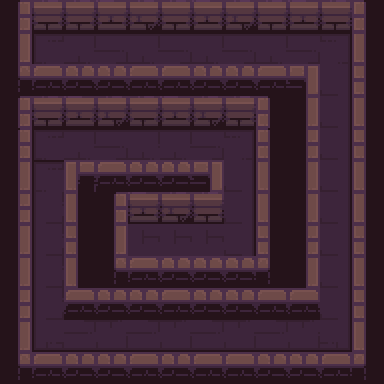

This game map was drawn from its Tiled (.tmx) file and the tilesets committed beside it. A one-line description and the full map source follow:
An orthogonal 12x12 tile map with 32x32 px tiles, 1 tile layer (floor) and 47 objects (hero-start).

<map version="1.2" tiledversion="1.2.4" orientation="orthogonal" renderorder="right-down" width="12" height="12" tilewidth="32" tileheight="32" infinite="0" nextlayerid="6" nextobjectid="52">
 <properties>
  <property name="message" value="Go go go go" />
 </properties>
 <tileset firstgid="1" source="../maps/dungeon-tileset.tsx" />
 <layer id="5" name="floor" width="12" height="12">
  <data encoding="csv">
1,2,2,3,4,2,3,4,2,3,5,6,
31,12,13,14,13,14,13,14,13,14,15,16,
41,42,43,44,45,42,43,44,45,54,25,26,
1,2,3,4,2,3,4,5,6,11,25,16,
1,12,13,14,13,13,14,15,6,21,25,26,
11,12,51,42,43,44,54,25,16,31,25,36,
21,22,16,1,3,4,5,25,16,11,25,16,
31,22,26,11,23,23,23,25,26,21,25,26,
11,22,36,41,42,43,44,43,46,31,25,16,
21,22,42,43,44,45,43,44,45,45,25,26,
31,32,33,34,33,34,33,34,33,34,35,36,
41,42,43,44,45,44,45,42,43,44,45,46
</data>
 </layer>
 <objectgroup id="4" name="objects">
  <object id="3" gid="85" x="128" y="256" width="32" height="32" />
  <object id="4" gid="101" x="64" y="64" width="32" height="32">
   <properties>
    <property name="offset" type="int" value="0" />
   </properties>
  </object>
  <object id="5" gid="101" x="96" y="64" width="32" height="32">
   <properties>
    <property name="offset" type="int" value="200" />
   </properties>
  </object>
  <object id="6" gid="101" x="128" y="64" width="32" height="32">
   <properties>
    <property name="offset" type="int" value="400" />
   </properties>
  </object>
  <object id="7" gid="101" x="160" y="64" width="32" height="32">
   <properties>
    <property name="offset" type="int" value="600" />
   </properties>
  </object>
  <object id="8" gid="101" x="192" y="64" width="32" height="32">
   <properties>
    <property name="offset" type="int" value="800" />
   </properties>
  </object>
  <object id="9" gid="101" x="224" y="64" width="32" height="32" />
  <object id="10" gid="101" x="256" y="64" width="32" height="32">
   <properties>
    <property name="offset" type="int" value="1200" />
   </properties>
  </object>
  <object id="11" gid="101" x="288" y="64" width="32" height="32">
   <properties>
    <property name="offset" type="int" value="1400" />
   </properties>
  </object>
  <object id="12" gid="101" x="320" y="96" width="32" height="32">
   <properties>
    <property name="offset" type="int" value="1800" />
   </properties>
  </object>
  <object id="13" gid="101" x="320" y="128" width="32" height="32">
   <properties>
    <property name="offset" type="int" value="2000" />
   </properties>
  </object>
  <object id="14" gid="101" x="320" y="160" width="32" height="32">
   <properties>
    <property name="offset" type="int" value="2200" />
   </properties>
  </object>
  <object id="15" gid="101" x="320" y="192" width="32" height="32">
   <properties>
    <property name="offset" type="int" value="2400" />
   </properties>
  </object>
  <object id="16" gid="101" x="320" y="224" width="32" height="32">
   <properties>
    <property name="offset" type="int" value="2600" />
   </properties>
  </object>
  <object id="17" gid="101" x="320" y="256" width="32" height="32">
   <properties>
    <property name="offset" type="int" value="2800" />
   </properties>
  </object>
  <object id="18" gid="101" x="320" y="288" width="32" height="32">
   <properties>
    <property name="offset" type="int" value="3000" />
   </properties>
  </object>
  <object id="19" gid="101" x="320" y="320" width="32" height="32">
   <properties>
    <property name="offset" type="int" value="3200" />
   </properties>
  </object>
  <object id="20" gid="101" x="288" y="352" width="32" height="32">
   <properties>
    <property name="offset" type="int" value="3600" />
   </properties>
  </object>
  <object id="21" gid="101" x="256" y="352" width="32" height="32">
   <properties>
    <property name="offset" type="int" value="3800" />
   </properties>
  </object>
  <object id="22" gid="101" x="192" y="352" width="32" height="32">
   <properties>
    <property name="offset" type="int" value="4200" />
   </properties>
  </object>
  <object id="23" gid="101" x="224" y="352" width="32" height="32">
   <properties>
    <property name="offset" type="int" value="4000" />
   </properties>
  </object>
  <object id="24" gid="101" x="160" y="352" width="32" height="32">
   <properties>
    <property name="offset" type="int" value="4400" />
   </properties>
  </object>
  <object id="25" gid="101" x="128" y="352" width="32" height="32">
   <properties>
    <property name="offset" type="int" value="4600" />
   </properties>
  </object>
  <object id="26" gid="101" x="96" y="352" width="32" height="32">
   <properties>
    <property name="offset" type="int" value="4800" />
   </properties>
  </object>
  <object id="27" gid="101" x="64" y="352" width="32" height="32">
   <properties>
    <property name="offset" type="int" value="5000" />
   </properties>
  </object>
  <object id="28" gid="101" x="32" y="320" width="32" height="32">
   <properties>
    <property name="offset" type="int" value="5400" />
   </properties>
  </object>
  <object id="29" gid="101" x="32" y="288" width="32" height="32">
   <properties>
    <property name="offset" type="int" value="5600" />
   </properties>
  </object>
  <object id="30" gid="101" x="32" y="256" width="32" height="32">
   <properties>
    <property name="offset" type="int" value="5800" />
   </properties>
  </object>
  <object id="31" gid="101" x="32" y="224" width="32" height="32">
   <properties>
    <property name="offset" type="int" value="6000" />
   </properties>
  </object>
  <object id="32" gid="101" x="32" y="160" width="32" height="32">
   <properties>
    <property name="offset" type="int" value="6400" />
   </properties>
  </object>
  <object id="33" gid="101" x="64" y="160" width="32" height="32">
   <properties>
    <property name="offset" type="int" value="6600" />
   </properties>
  </object>
  <object id="34" gid="101" x="96" y="160" width="32" height="32">
   <properties>
    <property name="offset" type="int" value="6800" />
   </properties>
  </object>
  <object id="35" gid="101" x="128" y="160" width="32" height="32">
   <properties>
    <property name="offset" type="int" value="7000" />
   </properties>
  </object>
  <object id="36" gid="101" x="160" y="160" width="32" height="32">
   <properties>
    <property name="offset" type="int" value="7200" />
   </properties>
  </object>
  <object id="37" gid="101" x="320" y="64" width="32" height="32" />
  <object id="38" gid="101" x="320" y="64" width="32" height="32">
   <properties>
    <property name="offset" type="int" value="1600" />
   </properties>
  </object>
  <object id="39" gid="101" x="320" y="352" width="32" height="32">
   <properties>
    <property name="offset" type="int" value="3400" />
   </properties>
  </object>
  <object id="40" gid="101" x="32" y="352" width="32" height="32">
   <properties>
    <property name="offset" type="int" value="5200" />
   </properties>
  </object>
  <object id="41" gid="101" x="32" y="192" width="32" height="32">
   <properties>
    <property name="offset" type="int" value="6200" />
   </properties>
  </object>
  <object id="42" gid="87" x="160" y="256" width="32" height="32" />
  <object id="43" gid="87" x="192" y="256" width="32" height="32" />
  <object id="44" gid="87" x="224" y="256" width="32" height="32" />
  <object id="45" gid="87" x="224" y="224" width="32" height="32" />
  <object id="46" gid="87" x="224" y="192" width="32" height="32" />
  <object id="50" gid="87" x="224" y="160" width="32" height="32" />
  <object id="51" gid="101" x="192" y="160" width="32" height="32">
   <properties>
    <property name="offset" type="int" value="7400" />
   </properties>
  </object>
 </objectgroup>
 <objectgroup id="2" name="markers">
  <object id="1" name="hero-start" x="49.877" y="51.967">
   <point />
  </object>
 </objectgroup>
</map>
